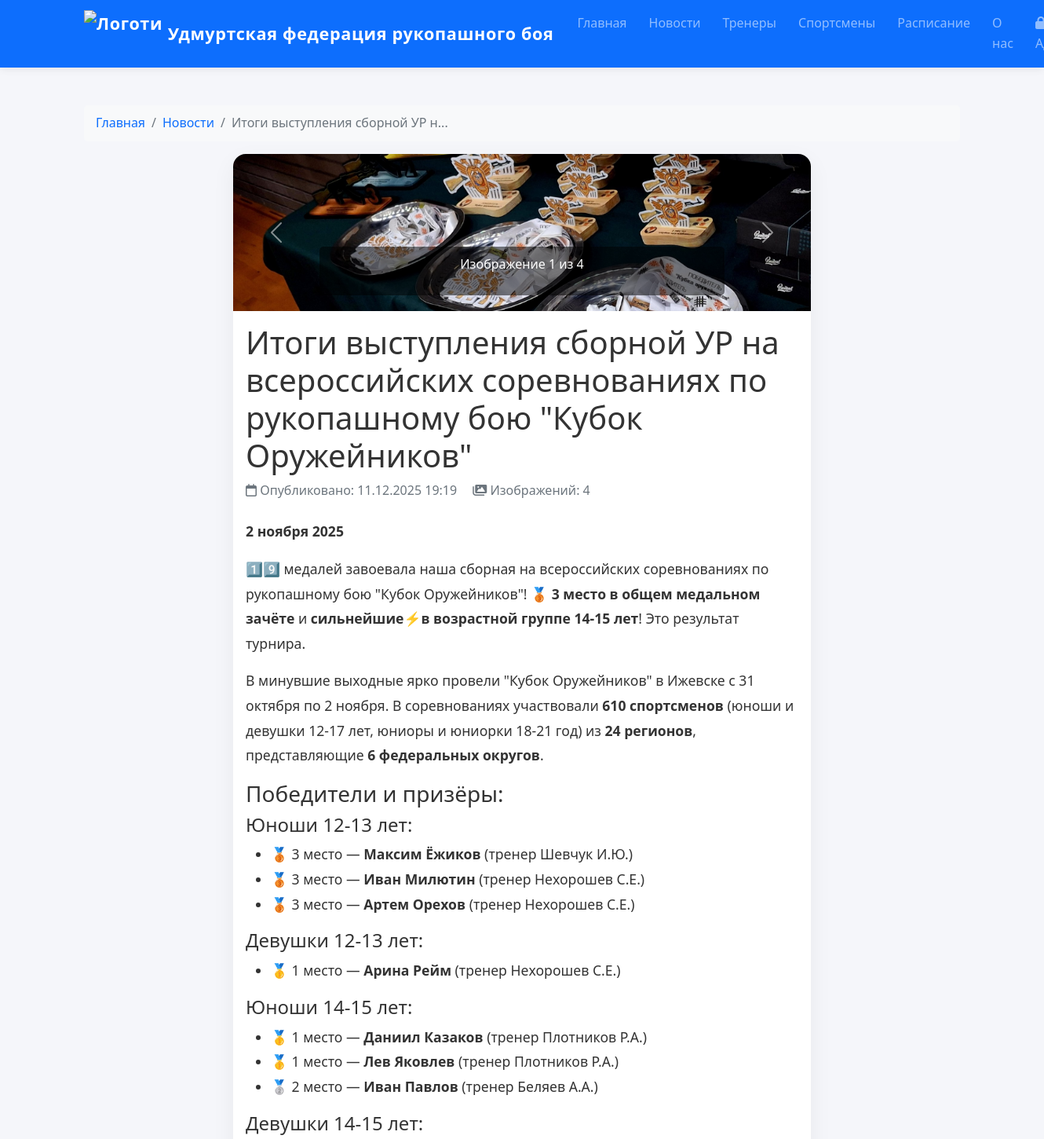
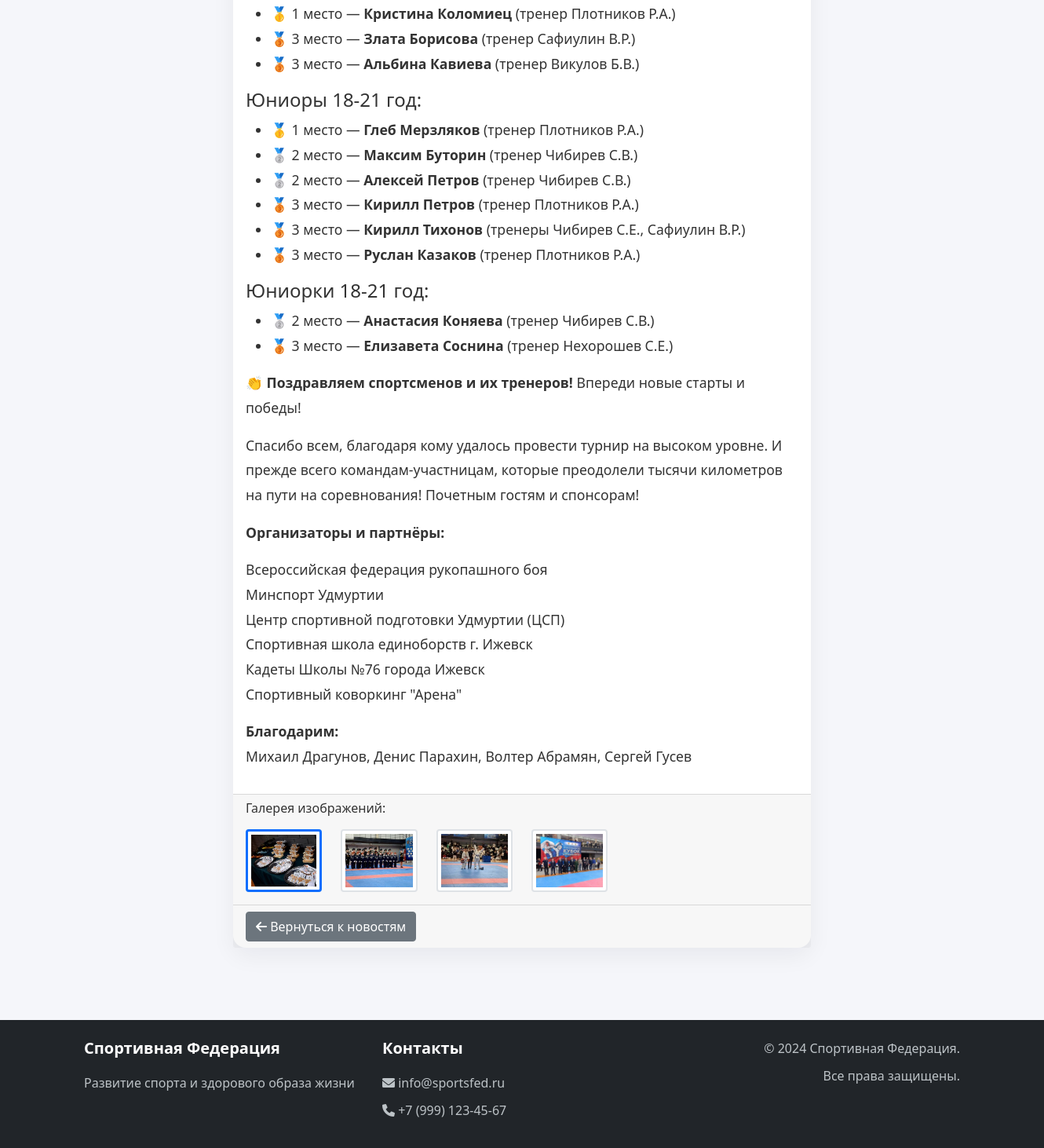
Screenshot of /news/1 with the database file from the repository (2 pictures, top to bottom).
### database.py (models this page shows, shortened)
class News(db.Model):
    id = db.Column(db.Integer, primary_key=True)
    title = db.Column(db.String(200), nullable=False)
    content = db.Column(db.Text, nullable=False)
    created_at = db.Column(db.DateTime, default=datetime.now)
    is_published = db.Column(db.Boolean, default=True)

class NewsImage(db.Model):
    id = db.Column(db.Integer, primary_key=True)
    news_id = db.Column(db.Integer, db.ForeignKey('news.id'), nullable=False)
    image_path = db.Column(db.String(300), nullable=False)
    thumbnail_path = db.Column(db.String(300))
    is_main = db.Column(db.Boolean, default=False)
    created_at = db.Column(db.DateTime, default=datetime.now)
    order = db.Column(db.Integer, default=0)  # Порядок сортировки
    news = db.relationship('News', backref=db.backref('images', lazy=True, order_by='NewsImage.order'))

### app.py (the view)
@app.route('/news/<int:news_id>')
def news_detail(news_id):
    news_item = db.get_news_by_id(news_id)
    if not news_item or not news_item.is_published:
        return "Новость не найдена", 404
    return render_template('news_detail.html', news=news_item)

### database.py (called while the page is built)
def get_news_by_id(news_id):
    return News.query.get(news_id)

### templates/news_detail.html (shortened to what this page needs)
{% extends "base.html" %}
{% block content %}
<div class="container mt-4">
    <nav aria-label="breadcrumb">
        <ol class="breadcrumb">
            <li class="breadcrumb-item"><a href="{{ url_for('index') }}">Главная</a></li>
            <li class="breadcrumb-item"><a href="{{ url_for('news') }}">Новости</a></li>
            <li class="breadcrumb-item active">{{ news.title[:30] }}...</li>
        </ol>
    </nav>
    <article class="news-detail">
        <div class="row">
            <div class="col-lg-8 mx-auto">
                <div class="card">
                    {% if news.images %}
                    <div id="newsCarousel" class="carousel slide" data-bs-ride="carousel">
                        <div class="carousel-inner">
                            {% for image in news.images|sort(attribute='order') %}
                            <div class="carousel-item {% if loop.first %}active{% endif %}">
                                <img src="{{ url_for('static', filename='uploads/' + image.image_path) }}"
                                     class="d-block w-100 news-thumbnail"
                                     alt="{{ news.title }} - изображение {{ loop.index }}"
                                     style="max-height: 500px; object-fit: cover;">
                                {% if news.images|length > 1 %}
                                <div class="carousel-caption d-none d-md-block" style="background: rgba(0,0,0,0.5); padding: 10px; border-radius: 5px;">
                                    <p>Изображение {{ loop.index }} из {{ news.images|length }}</p>
                                </div>
                                {% endif %}
                            </div>
                            {% endfor %}
                        </div>
                        {% if news.images|length > 1 %}
                        <button class="carousel-control-prev" type="button" data-bs-target="#newsCarousel" data-bs-slide="prev">
                            <span class="carousel-control-prev-icon" aria-hidden="true"></span>
                        </button>
                        <button class="carousel-control-next" type="button" data-bs-target="#newsCarousel" data-bs-slide="next">
                            <span class="carousel-control-next-icon" aria-hidden="true"></span>
                        </button>
                        {% endif %}
                    </div>
                    {% endif %}
                    <div class="card-body">
                        <h1 class="card-title">{{ news.title }}</h1>
                        <div class="text-muted mb-4">
                            <i class="far fa-calendar"></i>
                            Опубликовано: {{ news.created_at.strftime('%d.%m.%Y %H:%M') }}
                            {% if news.images %}
                            <span class="ms-3">
                                <i class="fas fa-images"></i>
                                Изображений: {{ news.images|length }}
                            </span>
                            {% endif %}
                        </div>
                        <div class="news-content">
                            {{ news.content|safe }}
                        </div>
                    </div>
                    {% if news.images and news.images|length > 1 %}
                    <div class="card-footer">
                        <h6 class="mb-3">Галерея изображений:</h6>
                        <div class="row">
                            {% for image in news.images|sort(attribute='order') %}
                            <div class="col-4 col-md-3 col-lg-2 mb-2">
                                <a href="#" class="gallery-thumb-link" data-bs-target="#newsCarousel" data-bs-slide-to="{{ loop.index0 }}">
                                    <img src="{{ url_for('static', filename='uploads/' + image.thumbnail_path) }}"
                                         class="img-thumbnail gallery-thumbnail {% if loop.first %}active-thumb{% endif %}"
                                         alt="Миниатюра {{ loop.index }}"
                                         style="width: 100%; height: 80px; object-fit: cover; cursor: pointer;">
                                </a>
                            </div>
                            {% endfor %}
                        </div>
                    </div>
                    {% endif %}
                    <div class="card-footer">
                        <a href="{{ url_for('news') }}" class="btn btn-secondary">
                            <i class="fas fa-arrow-left"></i> Вернуться к новостям
                        </a>
                    </div>
                </div>
            </div>
        </div>
    </article>
</div>
{% endblock %}

### templates/base.html (shortened to what this page needs)
<!DOCTYPE html>
<html lang="ru">
<head>
    <link href="https://cdn.jsdelivr.net/npm/bootstrap@5.1.3/dist/css/bootstrap.min.css" rel="stylesheet">
    <link rel="stylesheet" href="https://cdnjs.cloudflare.com/ajax/libs/font-awesome/6.0.0/css/all.min.css">
    <link rel="stylesheet" href="{{ url_for('static', filename='css/style.css') }}">
</head>
<body>
    <nav class="navbar navbar-expand-lg navbar-dark bg-primary sticky-top">
        <div class="container">
<a class="navbar-brand d-flex align-items-center" href="{{ url_for('index') }}">
    <img src="{{ url_for('static', filename='img/logo.png') }}"
         alt="Логотип"
         class="navbar-logo me-2">
    <span>Удмуртская федерация рукопашного боя</span>
</a>
            <div class="collapse navbar-collapse" id="navbarNav">
                <ul class="navbar-nav ms-auto">
                    <li class="nav-item">
                        <a class="nav-link" href="{{ url_for('index') }}">Главная</a>
                    </li>
                    <li class="nav-item">
                        <a class="nav-link" href="{{ url_for('news') }}">Новости</a>
                    </li>
                    <li class="nav-item">
                        <a class="nav-link" href="{{ url_for('coaches') }}">Тренеры</a>
                    </li>
                    <li class="nav-item">
                        <a class="nav-link" href="{{ url_for('sportsmen') }}">Спортсмены</a>
                    </li>
                    <li class="nav-item">
                        <a class="nav-link" href="{{ url_for('schedule') }}">Расписание</a>
                    </li>
                    <li class="nav-item">
                        <a class="nav-link" href="{{ url_for('about') }}">О нас</a>
                    </li>
                    <li class="nav-item">
                        <a class="nav-link" href="{{ url_for('admin.login') }}">
                            <i class="fas fa-lock"></i> Админ
                        </a>
                    </li>
                </ul>
            </div>
        </div>
    </nav>
    <main class="py-4">
        {% block content %}{% endblock %}
    </main>
    <footer class="bg-dark text-white py-4 mt-5">
        <div class="container">
            <div class="row">
                <div class="col-md-4">
                    <h5>Спортивная Федерация</h5>
                    <p>Развитие спорта и здорового образа жизни</p>
                </div>
                <div class="col-md-4">
                    <h5>Контакты</h5>
                    <p><i class="fas fa-envelope"></i> info@sportsfed.ru</p>
                    <p><i class="fas fa-phone"></i> +7 (999) 123-45-67</p>
                </div>
                <div class="col-md-4 text-end">
                    <p>&copy; 2024 Спортивная Федерация.</p>
                    <p>Все права защищены.</p>
                </div>
            </div>
        </div>
    </footer>
</body>
</html>

### static/css/style.css (style rules this page uses)
body { font-family: 'Segoe UI', Tahoma, Geneva, Verdana, sans-serif; line-height: 1.6; color: #333; background-color: #f5f6fa; }
.navbar { box-shadow: 0 2px 10px rgba(0,0,0,0.08); }
.navbar-brand { font-weight: 700; font-size: 1.35rem; letter-spacing: 0.03em; }
.navbar-logo { height: 60px; width: auto; object-fit: contain; }
.nav-link { font-weight: 500; margin: 0 6px; position: relative; }
.nav-link::after { content: ""; position: absolute; left: 0; bottom: 0; width: 0; height: 2px; background-color: #ffc107; transition: width 0.25s ease; }
.card { border: none; border-radius: 16px; box-shadow: 0 10px 30px rgba(15, 23, 42, 0.06); transition: transform 0.25s ease, box-shadow 0.25s ease; margin-bottom: 20px; animation: fadeIn 0.5s ease-out; }
.card-img-top, .news-thumbnail { height: 200px; object-fit: cover; border-radius: 16px 16px 0 0; }
.news-content { line-height: 1.8; font-size: 1.1rem; }
footer { background: #2c3e50; color: white; padding: 40px 0 20px; margin-top: 60px; }
footer h5 { font-weight: bold; margin-bottom: 20px; }
footer p { color: #bdc3c7; margin-bottom: 10px; }
.breadcrumb { background-color: #f8f9fa; padding: 10px 15px; border-radius: 5px; }
.breadcrumb-item a { color: #0d6efd; text-decoration: none; }
.breadcrumb-item.active { color: #6c757d; }

### templates/news_detail.html (style rules this page uses)
.gallery-thumbnail { transition: all 0.3s ease; border-width: 2px; }
.active-thumb { border-color: #0d6efd !important; border-width: 3px; }
.gallery-thumb-link { display: block; }

### rows the page displays
News: title "Итоги выступления сборной УР н", title "Итоги выступления сборной УР на всероссийских соревнованиях по рукопашному бою \"Кубок Оружейников\"", created_at "11.12.2025 19:19", content "2 ноября 2025 1️⃣9️⃣ медалей завоевала наша сборная на всероссийских соревнованиях по рукопашному бою \"Кубок Оружейников\"! 🥉 3 место в общем медальном зачёте и сильнейшие⚡️в возрастной группе 14-15 лет ! Это результат турнира. В минувшие выходные ярко провели \"Кубок Оружейников\" в Ижевске с 31 октября по 2 ноября. В соревнованиях участвовали 610 спортсменов (юноши и девушки 12-17 лет, юниоры и юниорки 18-21 год) из 24 регионов , представляющие 6 федеральных округов . Победители и призёры: Юноши 12-13 лет: 🥉 3 место — Максим Ёжиков (тренер Шевчук И.Ю.) 🥉 3 место — Иван Милютин (тренер Нехорошев С.Е.) 🥉 3 место — Артем Орехов (тренер Нехорошев С.Е.) Девушки 12-13 лет: 🥇 1 место — Арина Рейм…"
NewsImage: image_path (picture), images|length "4", thumbnail_path (picture)
NewsImage: thumbnail_path (picture)
NewsImage: thumbnail_path (picture)
NewsImage: thumbnail_path (picture)

### other values shown
{{ news.images|length }} "4"
